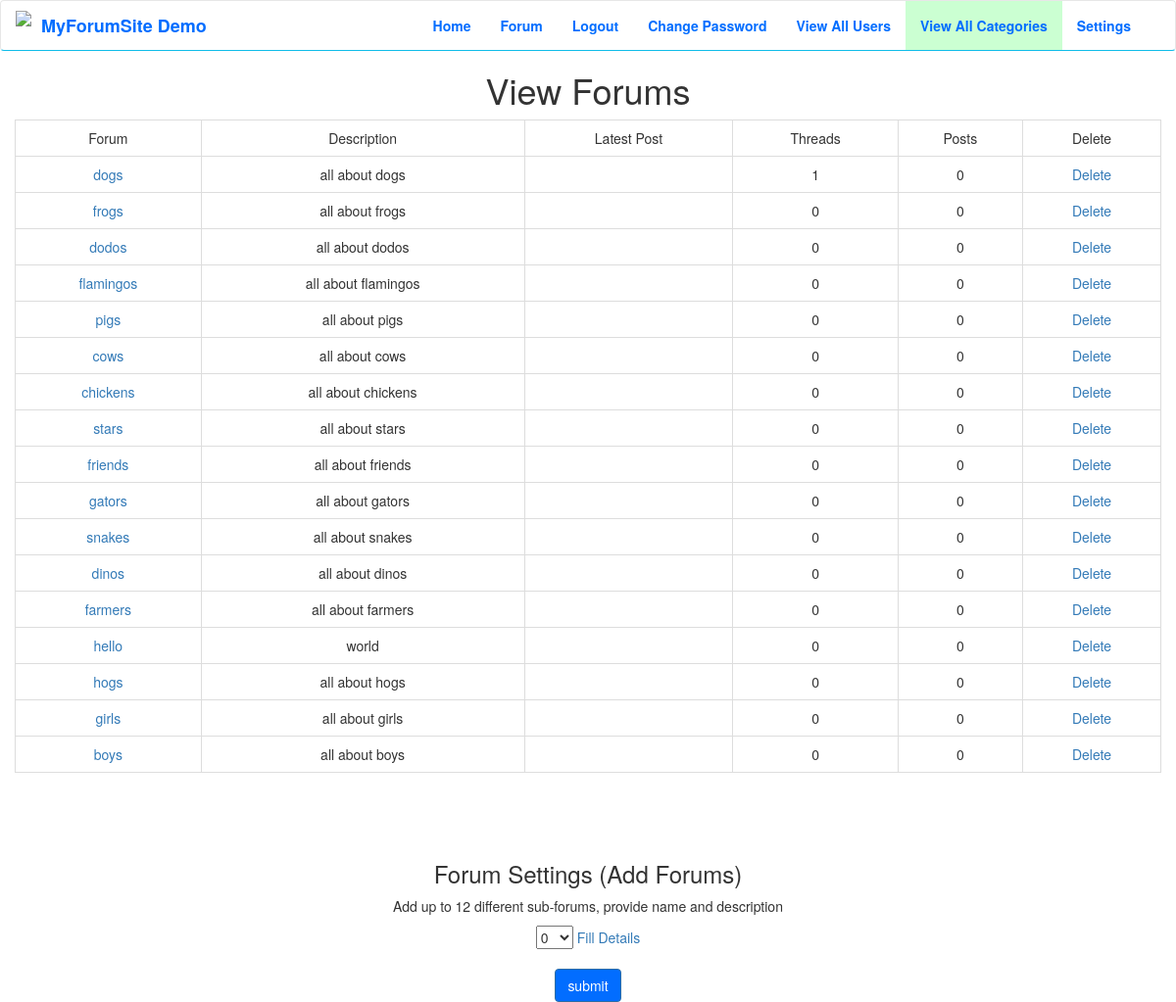
The page /view_categories.php (signed in) on the database its author committed.
### tables this page shows
CREATE TABLE `settings` (
  `setting_id` int(10) unsigned NOT NULL AUTO_INCREMENT,
  `site_name` varchar(255) NOT NULL,
  `title` varchar(255) NOT NULL,
  `about` text NOT NULL,
  PRIMARY KEY (`setting_id`)
);

CREATE TABLE `categories` (
  `category_id` int(10) unsigned NOT NULL AUTO_INCREMENT,
  `category_name` varchar(255) NOT NULL,
  `category_description` varchar(255) DEFAULT NULL,
  PRIMARY KEY (`category_id`),
  UNIQUE KEY `category_name_UNIQUE` (`category_name`)
);

### public/view_categories.php (the view, shortened to what this page needs)
<?php
include('includes/header.php');
?>
<?php
if(isset($_SESSION['user_level']) && $_SESSION['user_level'] == 1)
{
    $q = "SELECT categories.category_id, categories.category_name, categories.category_description, COUNT(threads.thread_id) AS thread_count, COUNT(posts.post_id) AS post_count, MAX(DATE_FORMAT(posts.posted_on, '%e-%b-%y %l:%i %p')) AS latest FROM categories LEFT JOIN threads ON categories.category_id = threads.thread_id LEFT JOIN posts ON threads.thread_id = posts.thread_id GROUP BY categories.category_id";
    $r = mysqli_query($dbc, $q);
    if (mysqli_num_rows($r) > 0)
    {
        echo '
    <div class="row">
        <div class="col-xs-12 text-center">
            <div class="categories table-responsive">
                <h1>View Forums</h1>
                <table class="table table-bordered" align="center">
                    <tr>
                        <td>Forum</td>
                        <td>Description</td>
                        <td>Latest Post</td>
                        <td>Threads</td>
                        <td>Posts</td>
                        <td>Delete</td>
                    </tr>';
        while ($row = mysqli_fetch_array($r, MYSQLI_ASSOC))
        {
            echo '<tr>
                    <td><a href="forum.php?category_id=' . $row['category_id'] . '">' . $row['category_name'] . '</a></td>
                    <td>' . $row['category_description'] . '</td>
                    <td>' . $row['latest'] . '</td>
                    <td>' . $row['thread_count'] . '</td>
                    <td>' . $row['post_count'] . '</td>
                    <td><a href="delete_category.php?category_id=' . $row['category_id'] . '">Delete</a></td>
			</tr>';
        }
        echo '</table></div></div></div></div>';
    }
    else
    {
        echo '<p>There are currently no categories configured.</p>';
    }
    ?>
    <div class="row">
        <div class="col-xs-12">
            <form class="form text-center" action="add_category.php" method="post" accept-charset="utf-8">
                <h3>Forum Settings (Add Forums)</h3>
                    <p>Add up to 12 different sub-forums, provide name and description</p>
                    <select name="forum_number" id="forum_number">
                        <option value="0" selected>0</option>
                    </select>
                    <a href="#" id="fill_details" onclick="addFields()">Fill Details</a>
                <br />
                <div class="text-center">
                    <input class="btn btn-primary" type="submit" name="submit" value="submit" />
                </div>
            </form>
        </div>
    </div>
<?php
}
else
{
    echo 'User access restricted';
}

### public/includes/navigation.php (shortened to what this page needs)
<nav class="navbar navbar-default">
    <div class="container-fluid">
        <div class="navbar-header">
            <a class="navbar-brand" href="../forum_index.php"><img class="brand-image" src='/img/speech_bubbles_silhouette_32.png'><span class="brand-text"><?php echo $site_name ?></span></a>
        </div>
        <div class="collapse navbar-collapse navbar-right" id="bs-example-navbar-collapse-1">
            <ul class="nav navbar-nav">
                <li class="menu active""><a href="../forum_index.php">Home <span class="sr-only">(current)</span></a></li>
                <li class="menu"><a href="../categories.php" >Forum</a></li>
                <?php
                if(isset($_SESSION['user_id']))
                {
                    echo '<li class="menu"><a href="../logout.php" class="menu">Logout</a></li>';
                    echo '<li class="menu"><a href="../change_password.php" class="menu" title="Change Password">Change Password</a></li>';
                    if(isset($_SESSION['user_level']) && $_SESSION['user_level'] == 1)
                    {
                        echo '<li class="menu"><a href="../view_users.php" class="menu" title="View All Users">View All Users</a></li>';
                        echo '<li class="menu"><a href="../view_categories.php" class="menu" title="View All Categories">View All Categories</a></li>';
                        echo '<li class="menu"><a href="../settings.php" class="menu" title="Settings">Settings</a></li>';
                    }
                }
                else
                {
                    echo '<li class="menu"><a href="../register.php" class="menu">Register</a></li>' .
                        '<li class="menu"><a href="../login.php" class="menu">Login</a></li>';
                }
                ?>
            </ul>
        </div>
    </div>
</nav>

### public/css/style.css (style rules this page uses)
html, body, { height: 100% }
.btn-primary { background-color: #026DFF; }
.navbar-default { background-color: white; border-bottom: 1px solid #10BCE8; color: #026DFF; font-weight: bold; margin-bottom: 0px; }
.navbar-default .navbar-brand { color: #026DFF; }
.navbar-default .navbar-nav > li > a, .navbar-default .navbar-nav > .active > a { color: #026DFF; }
.navbar-default .navbar-nav > .active > a { background-color: #CBFFD2; }
.brand-image { float:left; position: relative; bottom: 5px; margin-right: 10px; }
.brand-text { float:left; }

### rows shown on the page
settings: site_name "MyForumSite Demo"
categories: category_name "dogs", category_description "all about dogs", thread_count "1", post_count "0"
categories: category_name "frogs", category_description "all about frogs", thread_count "0", post_count "0"
categories: category_name "dodos", category_description "all about dodos", thread_count "0", post_count "0"
categories: category_name "flamingos", category_description "all about flamingos", thread_count "0", post_count "0"
categories: category_name "pigs", category_description "all about pigs", thread_count "0", post_count "0"
categories: category_name "cows", category_description "all about cows", thread_count "0", post_count "0"
categories: category_name "chickens", category_description "all about chickens", thread_count "0", post_count "0"
categories: category_name "stars", category_description "all about stars", thread_count "0", post_count "0"
categories: category_name "friends", category_description "all about friends", thread_count "0", post_count "0"
categories: category_name "gators", category_description "all about gators", thread_count "0", post_count "0"
categories: category_name "snakes", category_description "all about snakes", thread_count "0", post_count "0"
categories: category_name "dinos", category_description "all about dinos", thread_count "0", post_count "0"
categories: category_name "farmers", category_description "all about farmers", thread_count "0", post_count "0"
categories: category_name "hello", category_description "world", thread_count "0", post_count "0"
categories: category_name "hogs", category_description "all about hogs", thread_count "0", post_count "0"
categories: category_name "girls", category_description "all about girls", thread_count "0", post_count "0"
categories: category_name "boys", category_description "all about boys", thread_count "0", post_count "0"
